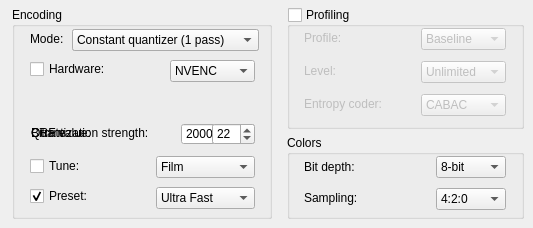
        <widget class="QWidget" name="Main264Tab">
         <attribute name="title">
          <string>Main</string>
         </attribute>
         <widget class="QGroupBox" name="EncodingSetting264GB">
          <property name="geometry">
           <rect>
            <x>12</x>
            <y>7</y>
            <width>260</width>
            <height>212</height>
           </rect>
          </property>
          <property name="title">
           <string>Encoding</string>
          </property>
          <widget class="QLabel" name="EncodeMode264Label">
           <property name="geometry">
            <rect>
             <x>18</x>
             <y>24</y>
             <width>39</width>
             <height>16</height>
            </rect>
           </property>
           <property name="text">
            <string>Mode:</string>
           </property>
          </widget>
          <widget class="QComboBox" name="EncodeMode264DD">
           <property name="geometry">
            <rect>
             <x>60</x>
             <y>22</y>
             <width>187</width>
             <height>22</height>
            </rect>
           </property>
           <property name="toolTip">
            <string>&lt;html&gt;&lt;head/&gt;&lt;body&gt;&lt;p&gt;The encoding mode to use. Recommended: Constant rate factor.&lt;/p&gt;&lt;/body&gt;&lt;/html&gt;</string>
           </property>
           <item>
            <property name="text">
             <string>Constant rate factor (1 pass)</string>
            </property>
           </item>
           <item>
            <property name="text">
             <string>Average bitrate (1 pass)</string>
            </property>
           </item>
           <item>
            <property name="text">
             <string>Target bitrate (2 pass)</string>
            </property>
           </item>
           <item>
            <property name="text">
             <string>Constant quantizer (1 pass)</string>
            </property>
           </item>
          </widget>
          <widget class="QCheckBox" name="Hardware264CB">
           <property name="geometry">
            <rect>
             <x>18</x>
             <y>52</y>
             <width>91</width>
             <height>20</height>
            </rect>
           </property>
           <property name="toolTip">
            <string>&lt;html&gt;&lt;head/&gt;&lt;body&gt;&lt;p&gt;Enables GPU hardware encoding for faster video encoding.&lt;/p&gt;&lt;/body&gt;&lt;/html&gt;</string>
           </property>
           <property name="text">
            <string>Hardware:</string>
           </property>
          </widget>
          <widget class="QComboBox" name="Hardware264DD">
           <property name="geometry">
            <rect>
             <x>158</x>
             <y>53</y>
             <width>85</width>
             <height>22</height>
            </rect>
           </property>
           <property name="toolTip">
            <string>&lt;html&gt;&lt;head/&gt;&lt;body&gt;&lt;p&gt;The GPU hardware encoder to use.&lt;/p&gt;&lt;/body&gt;&lt;/html&gt;</string>
           </property>
           <item>
            <property name="text">
             <string>NVENC</string>
            </property>
           </item>
           <item>
            <property name="text">
             <string>QuickSync</string>
            </property>
           </item>
           <item>
            <property name="text">
             <string>AMF</string>
            </property>
           </item>
          </widget>
          <widget class="QDoubleSpinBox" name="Bitrate264NUD">
           <property name="geometry">
            <rect>
             <x>169</x>
             <y>116</y>
             <width>74</width>
             <height>22</height>
            </rect>
           </property>
           <property name="toolTip">
            <string>&lt;html&gt;&lt;head/&gt;&lt;body&gt;&lt;p&gt;The output bitrate of the video.&lt;/p&gt;&lt;/body&gt;&lt;/html&gt;</string>
           </property>
           <property name="decimals">
            <number>0</number>
           </property>
           <property name="maximum">
            <double>80000.000000000000000</double>
           </property>
           <property name="value">
            <double>2000.000000000000000</double>
           </property>
          </widget>
          <widget class="QCheckBox" name="Tune264CB">
           <property name="geometry">
            <rect>
             <x>18</x>
             <y>149</y>
             <width>59</width>
             <height>20</height>
            </rect>
           </property>
           <property name="toolTip">
            <string>&lt;html&gt;&lt;head/&gt;&lt;body&gt;&lt;p&gt;Enables the video tuning selection.&lt;/p&gt;&lt;/body&gt;&lt;/html&gt;</string>
           </property>
           <property name="text">
            <string>Tune:</string>
           </property>
          </widget>
          <widget class="QComboBox" name="Tune264DD">
           <property name="geometry">
            <rect>
             <x>144</x>
             <y>149</y>
             <width>99</width>
             <height>22</height>
            </rect>
           </property>
           <property name="toolTip">
            <string>&lt;html&gt;&lt;head/&gt;&lt;body&gt;&lt;p&gt;The video tuning to use. Set this to the type of source video you have.&lt;/p&gt;&lt;/body&gt;&lt;/html&gt;</string>
           </property>
           <item>
            <property name="text">
             <string>Film</string>
            </property>
           </item>
           <item>
            <property name="text">
             <string>Animation</string>
            </property>
           </item>
           <item>
            <property name="text">
             <string>Grain</string>
            </property>
           </item>
           <item>
            <property name="text">
             <string>Still Image</string>
            </property>
           </item>
           <item>
            <property name="text">
             <string>Fast Decode</string>
            </property>
           </item>
           <item>
            <property name="text">
             <string>Zero Latency</string>
            </property>
           </item>
           <item>
            <property name="text">
             <string>PSNR</string>
            </property>
           </item>
           <item>
            <property name="text">
             <string>SSIM</string>
            </property>
           </item>
          </widget>
          <widget class="QCheckBox" name="Preset264CB">
           <property name="geometry">
            <rect>
             <x>18</x>
             <y>179</y>
             <width>71</width>
             <height>20</height>
            </rect>
           </property>
           <property name="toolTip">
            <string>&lt;html&gt;&lt;head/&gt;&lt;body&gt;&lt;p&gt;Enables the CPU preset selection.&lt;/p&gt;&lt;/body&gt;&lt;/html&gt;</string>
           </property>
           <property name="text">
            <string>Preset:</string>
           </property>
           <property name="checked">
            <bool>true</bool>
           </property>
          </widget>
          <widget class="QComboBox" name="Preset264DD">
           <property name="geometry">
            <rect>
             <x>144</x>
             <y>180</y>
             <width>99</width>
             <height>22</height>
            </rect>
           </property>
           <property name="toolTip">
            <string>&lt;html&gt;&lt;head/&gt;&lt;body&gt;&lt;p&gt;The GPU preset to use. Recommended: Slow.&lt;/p&gt;&lt;/body&gt;&lt;/html&gt;</string>
           </property>
           <item>
            <property name="text">
             <string>Ultra Fast</string>
            </property>
           </item>
           <item>
            <property name="text">
             <string>Super Fast</string>
            </property>
           </item>
           <item>
            <property name="text">
             <string>Very Fast</string>
            </property>
           </item>
           <item>
            <property name="text">
             <string>Faster</string>
            </property>
           </item>
           <item>
            <property name="text">
             <string>Fast</string>
            </property>
           </item>
           <item>
            <property name="text">
             <string>Medium</string>
            </property>
           </item>
           <item>
            <property name="text">
             <string>Slow</string>
            </property>
           </item>
           <item>
            <property name="text">
             <string>Slower</string>
            </property>
           </item>
           <item>
            <property name="text">
             <string>Very slow</string>
            </property>
           </item>
           <item>
            <property name="text">
             <string>Placebo</string>
            </property>
           </item>
          </widget>
          <widget class="QLabel" name="Quantizer264Label">
           <property name="geometry">
            <rect>
             <x>19</x>
             <y>118</y>
             <width>125</width>
             <height>16</height>
            </rect>
           </property>
           <property name="text">
            <string>Quantization strength:</string>
           </property>
          </widget>
          <widget class="QSpinBox" name="Quantizer264NUD">
           <property name="geometry">
            <rect>
             <x>200</x>
             <y>116</y>
             <width>43</width>
             <height>22</height>
            </rect>
           </property>
           <property name="toolTip">
            <string>&lt;html&gt;&lt;head/&gt;&lt;body&gt;&lt;p&gt;The constant quantizer stregnth to use. Recommended: 17.&lt;/p&gt;&lt;/body&gt;&lt;/html&gt;</string>
           </property>
           <property name="maximum">
            <number>51</number>
           </property>
           <property name="value">
            <number>22</number>
           </property>
          </widget>
          <widget class="QSpinBox" name="CRFValue264NUD">
           <property name="geometry">
            <rect>
             <x>200</x>
             <y>116</y>
             <width>43</width>
             <height>22</height>
            </rect>
           </property>
           <property name="toolTip">
            <string>&lt;html&gt;&lt;head/&gt;&lt;body&gt;&lt;p&gt;The constant rate factor value to use. Recommended: 17.&lt;/p&gt;&lt;/body&gt;&lt;/html&gt;</string>
           </property>
           <property name="maximum">
            <number>51</number>
           </property>
           <property name="value">
            <number>22</number>
           </property>
          </widget>
          <widget class="QLabel" name="CRFValueLabel">
           <property name="geometry">
            <rect>
             <x>19</x>
             <y>118</y>
             <width>79</width>
             <height>16</height>
            </rect>
           </property>
           <property name="text">
            <string>CRF value:</string>
           </property>
          </widget>
          <widget class="QComboBox" name="EncodeMode264HWDD">
           <property name="geometry">
            <rect>
             <x>60</x>
             <y>22</y>
             <width>187</width>
             <height>22</height>
            </rect>
           </property>
           <property name="toolTip">
            <string>&lt;html&gt;&lt;head/&gt;&lt;body&gt;&lt;p&gt;The encoding mode to use. Recommended: Constant quantizer.&lt;/p&gt;&lt;/body&gt;&lt;/html&gt;</string>
           </property>
           <item>
            <property name="text">
             <string>Constant quantizer (1 pass)</string>
            </property>
           </item>
           <item>
            <property name="text">
             <string>Average bitrate (1 pass)</string>
            </property>
           </item>
           <item>
            <property name="text">
             <string>Target bitrate (2 pass)</string>
            </property>
           </item>
          </widget>
          <widget class="QLabel" name="Bitrate264Label">
           <property name="geometry">
            <rect>
             <x>19</x>
             <y>118</y>
             <width>68</width>
             <height>16</height>
            </rect>
           </property>
           <property name="text">
            <string>Bitrate:</string>
           </property>
          </widget>
         </widget>
         <widget class="QGroupBox" name="Profile264GB">
          <property name="geometry">
           <rect>
            <x>287</x>
            <y>7</y>
            <width>237</width>
            <height>122</height>
           </rect>
          </property>
          <property name="toolTip">
           <string>&lt;html&gt;&lt;head/&gt;&lt;body&gt;&lt;p&gt;Enables the AVC profiling.&lt;/p&gt;&lt;/body&gt;&lt;/html&gt;</string>
          </property>
          <property name="title">
           <string>Profiling</string>
          </property>
          <property name="checkable">
           <bool>true</bool>
          </property>
          <property name="checked">
           <bool>false</bool>
          </property>
          <widget class="QLabel" name="Profile264Label">
           <property name="geometry">
            <rect>
             <x>17</x>
             <y>21</y>
             <width>45</width>
             <height>20</height>
            </rect>
           </property>
           <property name="text">
            <string>Profile:</string>
           </property>
          </widget>
          <widget class="QComboBox" name="Profile264DD">
           <property name="geometry">
            <rect>
             <x>134</x>
             <y>21</y>
             <width>85</width>
             <height>22</height>
            </rect>
           </property>
           <property name="toolTip">
            <string>&lt;html&gt;&lt;head/&gt;&lt;body&gt;&lt;p&gt;The profile tier to use. Set this according to the resolution/frame rate of the source video.&lt;/p&gt;&lt;/body&gt;&lt;/html&gt;</string>
           </property>
           <item>
            <property name="text">
             <string>Baseline</string>
            </property>
           </item>
           <item>
            <property name="text">
             <string>Main</string>
            </property>
           </item>
           <item>
            <property name="text">
             <string>High</string>
            </property>
           </item>
           <item>
            <property name="text">
             <string>High 10</string>
            </property>
           </item>
           <item>
            <property name="text">
             <string>High 4:2:2</string>
            </property>
           </item>
          </widget>
          <widget class="QLabel" name="Level264Label">
           <property name="geometry">
            <rect>
             <x>17</x>
             <y>54</y>
             <width>50</width>
             <height>20</height>
            </rect>
           </property>
           <property name="text">
            <string>Level:</string>
           </property>
          </widget>
          <widget class="QComboBox" name="Level264DD">
           <property name="geometry">
            <rect>
             <x>134</x>
             <y>54</y>
             <width>85</width>
             <height>22</height>
            </rect>
           </property>
           <property name="toolTip">
            <string>&lt;html&gt;&lt;head/&gt;&lt;body&gt;&lt;p&gt;The level for the AVC profile. Use higher values for high frame rate/resolution videos.&lt;/p&gt;&lt;/body&gt;&lt;/html&gt;</string>
           </property>
           <item>
            <property name="text">
             <string>Unlimited</string>
            </property>
           </item>
           <item>
            <property name="text">
             <string>5.2</string>
            </property>
           </item>
           <item>
            <property name="text">
             <string>5.1</string>
            </property>
           </item>
           <item>
            <property name="text">
             <string>5.0</string>
            </property>
           </item>
           <item>
            <property name="text">
             <string>4.2</string>
            </property>
           </item>
           <item>
            <property name="text">
             <string>4.1</string>
            </property>
           </item>
           <item>
            <property name="text">
             <string>4.0</string>
            </property>
           </item>
           <item>
            <property name="text">
             <string>3.2</string>
            </property>
           </item>
           <item>
            <property name="text">
             <string>3.1</string>
            </property>
           </item>
           <item>
            <property name="text">
             <string>3.0</string>
            </property>
           </item>
           <item>
            <property name="text">
             <string>2.2</string>
            </property>
           </item>
           <item>
            <property name="text">
             <string>2.1</string>
            </property>
           </item>
           <item>
            <property name="text">
             <string>2.0</string>
            </property>
           </item>
           <item>
            <property name="text">
             <string>1.3</string>
            </property>
           </item>
           <item>
            <property name="text">
             <string>1.2</string>
            </property>
           </item>
           <item>
            <property name="text">
             <string>1.1</string>
            </property>
           </item>
           <item>
            <property name="text">
             <string>1b</string>
            </property>
           </item>
           <item>
            <property name="text">
             <string>1.0</string>
            </property>
           </item>
          </widget>
          <widget class="QLabel" name="EntropyCode264Label">
           <property name="geometry">
            <rect>
             <x>17</x>
             <y>87</y>
             <width>101</width>
             <height>20</height>
            </rect>
           </property>
           <property name="text">
            <string>Entropy coder:</string>
           </property>
          </widget>
          <widget class="QComboBox" name="EntropyCode264DD">
           <property name="geometry">
            <rect>
             <x>134</x>
             <y>87</y>
             <width>85</width>
             <height>22</height>
            </rect>
           </property>
           <property name="toolTip">
            <string>&lt;html&gt;&lt;head/&gt;&lt;body&gt;&lt;p&gt;Sets the entropy coder to use. Recommended: CABAC.&lt;/p&gt;&lt;/body&gt;&lt;/html&gt;</string>
           </property>
           <item>
            <property name="text">
             <string>CABAC</string>
            </property>
           </item>
           <item>
            <property name="text">
             <string>CAVLC</string>
            </property>
           </item>
          </widget>
         </widget>
         <widget class="QGroupBox" name="Colors264GB">
          <property name="geometry">
           <rect>
            <x>287</x>
            <y>135</y>
            <width>237</width>
            <height>84</height>
           </rect>
          </property>
          <property name="title">
           <string>Colors</string>
          </property>
          <property name="checkable">
           <bool>false</bool>
          </property>
          <property name="checked">
           <bool>false</bool>
          </property>
          <widget class="QLabel" name="BitDepth264Label">
           <property name="geometry">
            <rect>
             <x>17</x>
             <y>22</y>
             <width>61</width>
             <height>20</height>
            </rect>
           </property>
           <property name="text">
            <string>Bit depth:</string>
           </property>
          </widget>
          <widget class="QComboBox" name="BitDepth264DD">
           <property name="geometry">
            <rect>
             <x>149</x>
             <y>21</y>
             <width>70</width>
             <height>22</height>
            </rect>
           </property>
           <property name="toolTip">
            <string>&lt;html&gt;&lt;head/&gt;&lt;body&gt;&lt;p&gt;Sets the output video color depth.&lt;/p&gt;&lt;/body&gt;&lt;/html&gt;</string>
           </property>
           <item>
            <property name="text">
             <string>8-bit</string>
            </property>
           </item>
           <item>
            <property name="text">
             <string>10-bit</string>
            </property>
           </item>
          </widget>
          <widget class="QLabel" name="Space264Label">
           <property name="geometry">
            <rect>
             <x>17</x>
             <y>53</y>
             <width>94</width>
             <height>20</height>
            </rect>
           </property>
           <property name="text">
            <string>Sampling:</string>
           </property>
          </widget>
          <widget class="QComboBox" name="ColorSpace264DD">
           <property name="geometry">
            <rect>
             <x>149</x>
             <y>53</y>
             <width>70</width>
             <height>22</height>
            </rect>
           </property>
           <property name="toolTip">
            <string>&lt;html&gt;&lt;head/&gt;&lt;body&gt;&lt;p&gt;Sets the output video color sampling.&lt;/p&gt;&lt;/body&gt;&lt;/html&gt;</string>
           </property>
           <item>
            <property name="text">
             <string>4:2:0</string>
            </property>
           </item>
           <item>
            <property name="text">
             <string>4:2:2</string>
            </property>
           </item>
          </widget>
         </widget>
        </widget>
